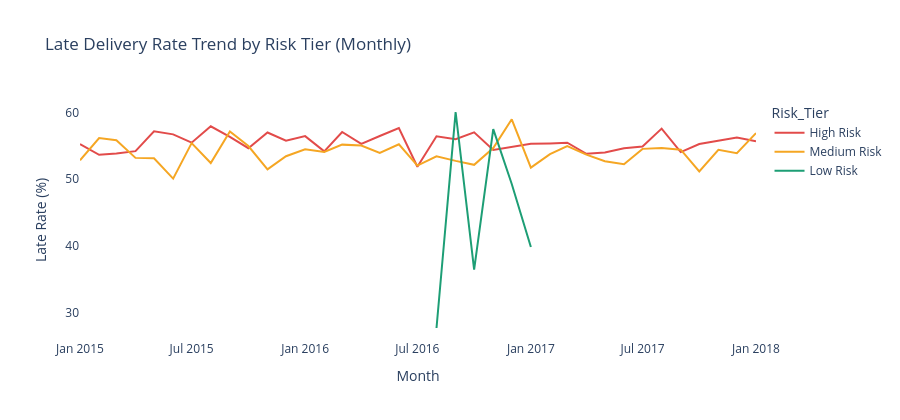

Write notebook code for a chart like this one.
### Code cell
# ── Chart 5: Late rate trend over time per risk tier ──────────
# Merge tier labels back to order-level data
region_tier_map = supplier_df.set_index('Order Region')['Risk_Tier'].to_dict()
df['Risk_Tier']  = df['Order Region'].map(region_tier_map)

tier_trend = df.groupby(['Order_YearMonth', 'Risk_Tier'])['Is_Late'].mean().reset_index()
tier_trend['Late_Rate_Pct'] = tier_trend['Is_Late'] * 100

fig = px.line(
    tier_trend,
    x='Order_YearMonth', y='Late_Rate_Pct',
    color='Risk_Tier',
    color_discrete_map=color_map,
    title='Late Delivery Rate Trend by Risk Tier (Monthly)',
    labels={'Late_Rate_Pct': 'Late Rate (%)', 'Order_YearMonth': 'Month'}
)
fig.update_layout(plot_bgcolor='white', height=420)
fig.write_html('../outputs/supplier_tier_trend.html')
fig.show()
print('Chart 5 saved ✓')

### Figure 1 — Plotly figure (JSON) as saved in the notebook; plotly's stock layout.template omitted (floating-point values rounded to 4 significant figures)
{"data": [{"hovertemplate": "Risk_Tier=High Risk<br>Month=%{x}<br>Late Rate (%)=%{y}<extra></extra>", "legendgroup": "High Risk", "line": {"color": "#E24B4A", "dash": "solid"}, "marker": {"symbol": "circle"}, "mode": "lines", "name": "High Risk", "orientation": "v", "showlegend": true, "type": "scatter", "x": ["2015-01", "2015-02", "2015-03", "2015-04", "2015-05", "2015-06", "2015-07", "2015-08", "2015-09", "2015-10", "2015-11", "2015-12", "2016-01", "2016-02", "2016-03", "2016-04", "2016-05", "2016-06", "2016-07", "2016-08", "2016-09", "2016-10", "2016-11", "2016-12", "2017-01", "2017-02", "2017-03", "2017-04", "2017-05", "2017-06", "2017-07", "2017-08", "2017-09", "2017-10", "2017-11", "2017-12", "2018-01"], "xaxis": "x", "y": [55.28, 53.67, 53.87, 54.22, 57.19, 56.74, 55.5, 57.95, 56.37, 54.66, 57.03, 55.8, 56.48, 54.19, 57.1, 55.31, 56.49, 57.69, 51.87, 56.46, 56.01, 57.04, 54.4, 54.89, 55.32, 55.39, 55.48, 53.83, 54.01, 54.66, 54.93, 57.61, 54.08, 55.29, 55.78, 56.28, 55.71], "yaxis": "y"}, {"hovertemplate": "Risk_Tier=Medium Risk<br>Month=%{x}<br>Late Rate (%)=%{y}<extra></extra>", "legendgroup": "Medium Risk", "line": {"color": "#F5A623", "dash": "solid"}, "marker": {"symbol": "circle"}, "mode": "lines", "name": "Medium Risk", "orientation": "v", "showlegend": true, "type": "scatter", "x": ["2015-01", "2015-02", "2015-03", "2015-04", "2015-05", "2015-06", "2015-07", "2015-08", "2015-09", "2015-10", "2015-11", "2015-12", "2016-01", "2016-02", "2016-03", "2016-04", "2016-05", "2016-06", "2016-07", "2016-08", "2016-09", "2016-10", "2016-11", "2016-12", "2017-01", "2017-02", "2017-03", "2017-04", "2017-05", "2017-06", "2017-07", "2017-08", "2017-09", "2017-10", "2017-11", "2017-12", "2018-01"], "xaxis": "x", "y": [52.84, 56.19, 55.87, 53.21, 53.15, 50.1, 55.42, 52.44, 57.17, 54.99, 51.48, 53.46, 54.52, 54.11, 55.2, 55.06, 53.94, 55.26, 52.05, 53.45, 52.76, 52.17, 54.69, 59.01, 51.74, 53.78, 54.99, 53.71, 52.71, 52.25, 54.57, 54.7, 54.44, 51.18, 54.43, 53.92, 56.93], "yaxis": "y"}, {"hovertemplate": "Risk_Tier=Low Risk<br>Month=%{x}<br>Late Rate (%)=%{y}<extra></extra>", "legendgroup": "Low Risk", "line": {"color": "#1D9E75", "dash": "solid"}, "marker": {"symbol": "circle"}, "mode": "lines", "name": "Low Risk", "orientation": "v", "showlegend": true, "type": "scatter", "x": ["2016-08", "2016-09", "2016-10", "2016-11", "2016-12", "2017-01"], "xaxis": "x", "y": [27.66, 60.1, 36.42, 57.53, 49.28, 39.83], "yaxis": "y"}], "layout": {"height": 420, "legend": {"title": {"text": "Risk_Tier"}, "tracegroupgap": 0}, "plot_bgcolor": "white", "title": {"text": "Late Delivery Rate Trend by Risk Tier (Monthly)"}, "xaxis": {"anchor": "y", "domain": [0, 1], "title": {"text": "Month"}}, "yaxis": {"anchor": "x", "domain": [0, 1], "title": {"text": "Late Rate (%)"}}}}
